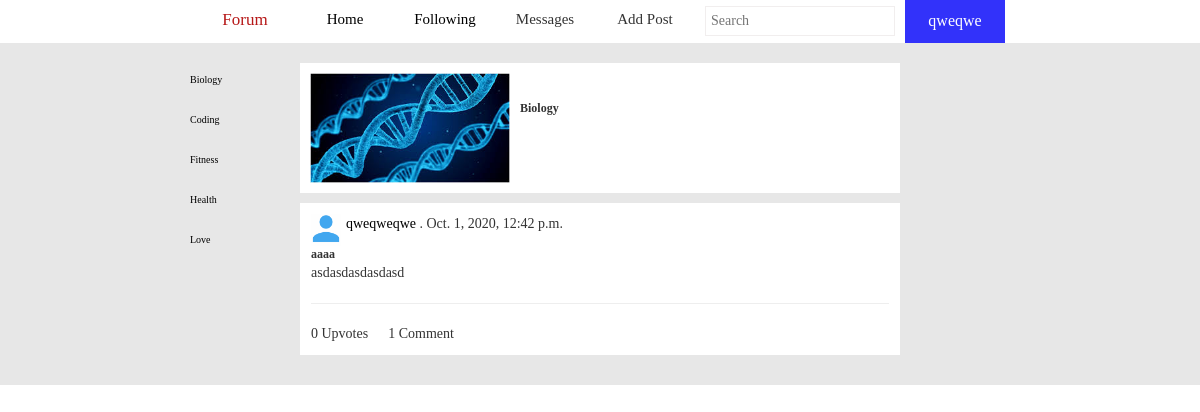
The page /page/Biology (signed in) on the database its author committed.
### project/models.py (models this page shows, shortened)
class User(AbstractUser):
    description = models.TextField(null=True, blank=True)
    pagesfollowed = models.ManyToManyField(Page, related_name="Userpages",blank=True)
    following = models.ManyToManyField("self", symmetrical=False, blank=True, related_name="Userfollowing")
    followers = models.ManyToManyField("self", symmetrical=False, blank=True, related_name="Userfollowers")
    age = models.IntegerField(null=True, blank=True)
    upvotedposts = models.ManyToManyField('Post', related_name='postupvotes',symmetrical=False,blank=True)
    image = models.ImageField(upload_to='pictures', default='/pictures/default.jpg', null=True, blank=True)
    def get_absolute_url(self):
        return reverse("profile", kwargs={"account": self.username})
    def __str__(self):
        return self.username

class Page(models.Model):
    pagename = models.CharField(max_length=200)
    description = models.TextField(null=True, blank=True)
    followers = models.IntegerField(default=0)
    def get_absolute_url(self):
        return reverse("page", kwargs={"page": self.pagename})

class Post(models.Model):
    username = models.ForeignKey(User, on_delete=models.CASCADE, related_name="userpost")
    title = models.CharField(max_length=200)
    body = models.TextField(null=False)
    date = models.DateTimeField(auto_now_add=True)
    category = models.ForeignKey(Page, on_delete=models.CASCADE, related_name="pagecategory")
    likes = models.IntegerField(null=True, default=0)
    slug = models.SlugField(max_length=100)

class Comment(models.Model):
    username = models.ForeignKey(
        User, on_delete=models.CASCADE, related_name="usercomment")
    comm = models.TextField(null=False)
    date = models.DateField(auto_now_add=True)
    post = models.ForeignKey(
        Post, on_delete=models.CASCADE, related_name="postcomment")
    upvotes = models.IntegerField(default=0)

### project/views.py (the view)
# urls.py: path("page/<slug:page>",views.page,name="page"),
def page(request, page):
    if not request.user.is_authenticated:
        return redirect("login")
    else:
        pageposts = Post.objects.filter(category__pagename=page)
        return render(request, "project/page.html", {
            "pageposts": pageposts,
            "page": Page.objects.get(pagename=page),
            "category": Page.objects.order_by("pagename"),
        })

### project/forms.py
class postform(forms.ModelForm):
    body = forms.CharField(label='', widget=forms.Textarea(attrs={
                           "placeholder": "Enter Your Text Here", "rows": 15, "cols": 70, "id": "formbody"}))
    title = forms.CharField(label='', widget=forms.TextInput(
        attrs={'placeholder': 'Add Title', 'id': 'formtitle'}))
    class Meta:
        model = Post
        fields = [
            'title',
            'body',
            'category',
        ]

class emailform(forms.ModelForm):
    recipient = forms.CharField(required=True, widget=forms.TextInput(
        attrs={'id': 'compose-recipients', 'class': 'form-control', 'placeholder': 'Recipient'}))
    body = forms.CharField(widget=forms.Textarea(attrs={
                           'id': 'compose-body', 'class': 'form-control', 'placeholder': 'Message', 'rows': 6}))
    class Meta:
        model = Email
        fields = [
            'recipient',
            'subject',
            'body'
        ]
        widgets = {
            'subject': forms.TextInput(attrs={'id': 'compose-subject', 'class': 'form-control', 'placeholder': 'Subject'}),
        }

### project/context_processors.py (called while the page is built)
def form_processor(request):
 form = postform(auto_id=True)
 email = emailform()
 return {'form': form,'email':email}

### project/templates/project/page.html (shortened to what this page needs)
{% extends "project/layout.html" %}
{% load static %}
{% block head %}
    <link href="{% static 'project/page.css' %}" rel="stylesheet">
{% endblock %}
{% block body %}
<div id = "whole">
    <div id = "sidebar">
        {% for post in category %}
            <a href = "{{post.get_absolute_url}}"><div class = "sidebaritem">{{post.pagename}}</div></a>
        {% endfor %}
    </div>
    <div id = "allposts">
        <div id = "pageinfo">
            <img src="{% static 'project/'%}{{page.pagename}}.jpg" width = "200px">
            <div id = "pagename"><strong>{{page.pagename}}</strong></div>
        </div>
        {% for post in pageposts %}
        <div id = "post">
            <div id = "imageanduser">
                <div><img width="30px"></div>
                <div style="margin-left: 5px;"><a href = "{% url "profile" account=post.username %}">{{post.username}}</a> . {{post.date}}</div>
            </div>
            <div style="font-size:1.2rem"><strong>{{post.title}}</strong></div>
            <div>{{post.body}}</div>
            <hr>
            <div id = "likesandcomments">
                <div>{{post.likes}} Upvotes</div>
                <div style = "margin-left:20px">{{post.postcomment.all|length}} Comment{{post.postcomment.all|length|pluralize}}</div>
            </div>
        </div>
        {% endfor %}
    </div>
</div>
{% endblock %}

### project/templates/project/layout.html (shortened to what this page needs)
{% load static %}
<!DOCTYPE html>
<html lang="en">
    <head>
        {% block head %}
        {% endblock %}
        <link href="//maxcdn.bootstrapcdn.com/bootstrap/3.3.0/css/bootstrap.min.css" rel="stylesheet" id="bootstrap-css">
        <link href="{% static 'project/styles.css' %}" rel="stylesheet">
    </head>
    <body>
        <div id = "navwrapper">
            <nav id = "nav">
                <a class = "nav-link" href = "{% url "index" %}"><button class = "nav-forum">Forum</button></a>
                <a class = "nav-link" href = "{% url "index" %}"><button class = "nav-item">Home</button></a>
                <a class = "nav-link" href = "{% url "following" %}"><button class = "nav-item">Following</button></a>
                <button id = "messagebutton" class = "nav-item">Messages</button>
                <button onclick = "openform()" class = "nav-item">Add Post</button>
                <input id = "searchbar" placeholder="Search" type = "text">
                <div class="dropdown">
                    <button onclick="myFunction()" class="dropbtn">{{request.user}}</button>
                </div>
            </nav>
        </div>
        <div class = "body">
            {% block body %}
            {% endblock %}
        </div>
    </body>
</html>

### project/static/project/page.css (style rules this page uses)
#sidebar { width:100px; border:none; padding:20px }
.sidebaritem { font-size: 1rem; width:120px; height:30px; margin-top:10px; }
#whole { display: flex; background-color: rgb(231, 231, 231); padding-left:170px; padding-right:170px; }
#allposts { padding:20px }
#post { padding:10px; border:1px solid white; background-color: white; margin:10px; width:600px; }
#imageanduser { display:flex; flex-direction: row; }
a { text-decoration: none; color:black }
#likesandcomments { display: flex; }
#pageinfo { padding:10px; width:600px; margin-left:10px; background-color: white; display: flex; }
#pagename { margin-left:10px; font-size:1.2rem; height:70px; line-height: 70px; }

### project/static/project/styles.css (style rules this page uses)
body { font-family: Comic Sans MS; margin: 0; padding: 0; }
a { color: black; text-decoration: none; }
#nav { display: flex; flex-direction: row; flex-wrap: wrap; justify-content: center; }
#navwrapper { text-align: center; }
.nav-item { height: 40px; font-family: Comic Sans MS; background-color: white; border: none; outline: none; width: 100px; text-align: center; font-size: 1.5rem; }
.nav-link { text-decoration: none; color: black; }
.nav-forum { height: 40px; font-family: Comic Sans MS; background-color: white; color: rgb(182, 24, 24); border: none; outline: none; width: 100px; text-align: center; font-size: 1.7rem; cursor: pointer; }
#searchbar { margin-top: auto; margin-bottom: auto; margin-right: 10px; margin-left: 10px; outline: none; border: 1px solid rgb(241, 238, 238); height: 30px; outline: none; padding: 5px; }
.dropbtn { width: 100px; background-color:rgb(50, 50, 250); color: white; font-size: 16px; border: none; cursor: pointer; padding: 10px; outline: none; }
.dropdown { position: relative; display: inline-block; }

### rows shown on the page
User: user "qweqwe"
Page: pagename "Biology", pagename (picture)
Page: pagename "Coding"
Page: pagename "Fitness"
Page: pagename "Health"
Page: pagename "Love"
Post: username "qweqweqwe", date "Oct. 1, 2020, 12:42 p.m.", title "aaaa", body "asdasdasdasdasd", likes "0", postcomment.all|length "1"
